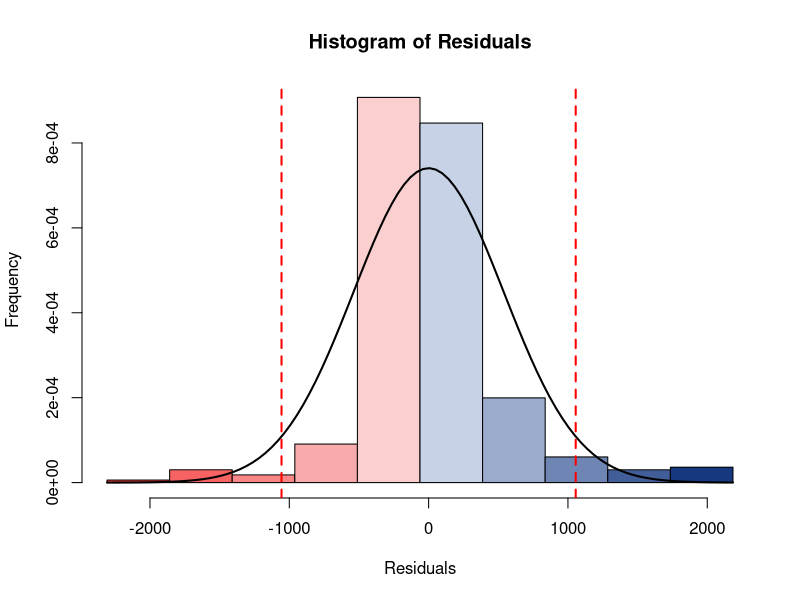

Generate this figure with R:
df<- read.csv("data.csv")
df<-df[c("TDWG", "residuals")]

# Define the color gradient functions with updated lighter shades
get_red_shade <- colorRampPalette(c("#F52C2C", "#FCE6E6"))
get_blue_shade <- colorRampPalette(c("#D8E0F0", "#002673"))  # Reversed order

# Break residuals into 10 bins
breaks <- seq(min(df$residuals), max(df$residuals), length.out=11)

# Create the histogram data
hist_data <- hist(df$residuals, breaks=breaks, plot=FALSE)

# Define colors based on residuals
colors <- sapply(hist_data$mids, function(x) {
  if (x < 0) {
    return(get_red_shade(100)[floor(100 * (x - min(df$residuals)) / (0 - min(df$residuals))) + 1])
  } else {
    return(get_blue_shade(100)[floor(100 * (x - 0) / (max(df$residuals) - 0)) + 1])
  }
})

# Plot the histogram
plot(hist_data, col=colors, border="black", main="Histogram of Residuals",
     xlab="Residuals", ylab="Frequency", freq=FALSE) # freq = FALSE will plot normal line otherwise only histogram is plotted.

# Add the normal distribution line
x_vals <- seq(min(df$residuals), max(df$residuals), length=100)
y_vals <- dnorm(x_vals, mean=mean(df$residuals), sd=sd(df$residuals))
lines(x_vals, y_vals, col="black", lwd=2)

# Add dashed lines for upper and lower critical values
critical_value_upper <- mean(df$residuals) + 1.96 * sd(df$residuals)
critical_value_lower <- mean(df$residuals) - 1.96 * sd(df$residuals)
abline(v = critical_value_upper, col="red", lty=2, lwd=2)
abline(v = critical_value_lower, col="red", lty=2, lwd=2)

